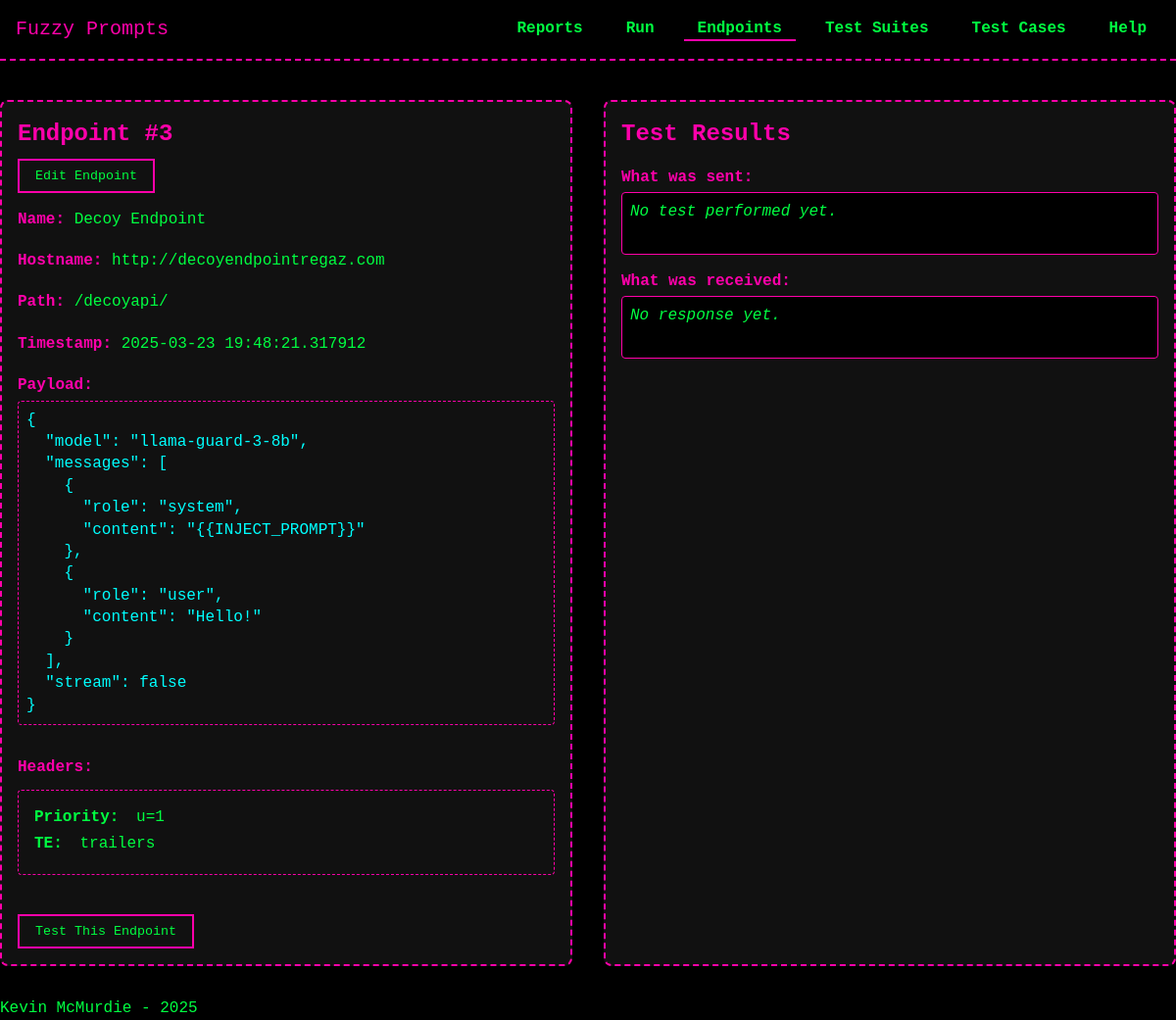
The page /endpoints/3 on the database as committed earlier.
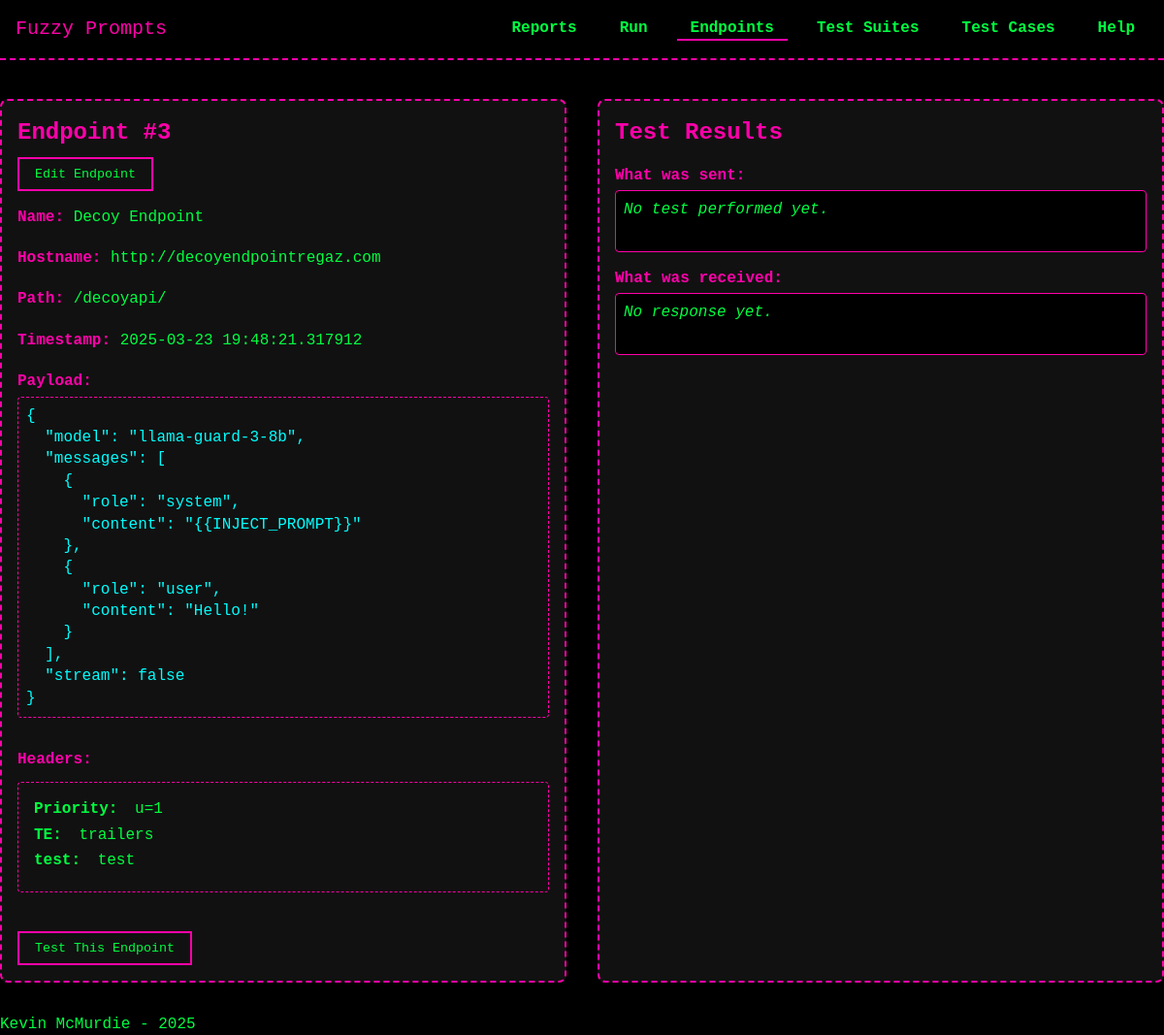
The same page on the database as committed later.
### models/model_Endpoints.py (models this page shows, shortened)
class APIHeader(db.Model):
    __tablename__ = 'endpoint_headers'
    id = db.Column(db.Integer, primary_key=True)
    endpoint_id = db.Column(db.Integer, db.ForeignKey('endpoints.id'), nullable=False)
    key = db.Column(db.String, nullable=False)
    value = db.Column(db.String, nullable=False)
    endpoint = db.relationship('Endpoint', back_populates='headers')

### routes/endpoints.py (the view)
@endpoints_bp.route('/<int:endpoint_id>', methods=['GET'])
def view_endpoint_details(endpoint_id):
    ep = Endpoint.query.options(joinedload(Endpoint.headers)).get_or_404(endpoint_id)
    return render_template('endpoints/view_endpoint.html', endpoint=ep)

### templates/endpoints/view_endpoint.html (shortened to what this page needs)
{% extends "base.html" %}
{% block head %}
  <link rel="stylesheet" href="{{ url_for('static', filename='css/forms.css') }}">
  <link rel="stylesheet" href="{{ url_for('static', filename='css/animations.css') }}">
{% endblock %}
{% block content %}
<div class="two-column-container">
  <div class="left-card">
    <h2>Endpoint #{{ endpoint.id }}</h2>
    <button id="editButton" type="button">Edit Endpoint</button>
    <div id="viewContainer">
      <div class="">
        <label>Name:</label>
        <span>{{ endpoint.name }}</span>
      </div>
      <div class="">
        <label>Hostname:</label>
        <span>{{ endpoint.hostname }}</span>
      </div>
      <div class="">
        <label>Path:</label>
        <span>{{ endpoint.endpoint }}</span>
      </div>
      <div class="">
        <label>Timestamp:</label>
        <span>
          {% if endpoint.timestamp %}
            {{ endpoint.timestamp }}
          {% else %}
            N/A
          {% endif %}
        </span>
      </div>
      <div class="endpoint-field">
        <label>Payload:</label>
        {% if endpoint.http_payload %}
          <pre class="payload-pre">{{ endpoint.http_payload }}</pre>
        {% else %}
          <em>No payload</em>
        {% endif %}
      </div>
      <div class="endpoint-field">
        <label>Headers:</label>
        {% if endpoint.headers and endpoint.headers|length > 0 %}
          <div class="headers-box">
            {% for hdr in endpoint.headers %}
              <div class="header-item">
                <span class="header-key">{{ hdr.key }}:</span>
                <span class="header-value">{{ hdr.value }}</span>
              </div>
            {% endfor %}
          </div>
        {% else %}
          <p style="margin: 0;"><em>No headers available.</em></p>
        {% endif %}
      </div>
    </div>
    <div id="testFormContainer">
      <form class="test-form" action="{{ url_for('endpoints_bp.test_endpoint', endpoint_id=endpoint.id) }}" method="POST" id="test-endpoint-form">
        <button type="submit" style="margin-top: 1rem;">Test This Endpoint</button>
      </form>
    </div>
  </div>
  <div class="right-card">
    <div id="testResultsContainer">
      <h2>Test Results</h2>
      <div class="test-section">
        <label>What was sent:</label>
        <div class="results-box">
          {% if test_payload %}
            <pre>{{ test_payload }}</pre>
          {% else %}
            <em>No test performed yet.</em>
          {% endif %}
        </div>
      </div>
      <div class="test-section">
        <label>What was received:</label>
        <div class="results-box">
          {% if test_response %}
            <pre>{{ test_response }}</pre>
          {% else %}
            <em>No response yet.</em>
          {% endif %}
        </div>
      </div>
    </div>
  </div>
</div>
{% endblock %}

Rows that differ between the two databases and show on the page:
added APIHeader: key "test", value "test"
